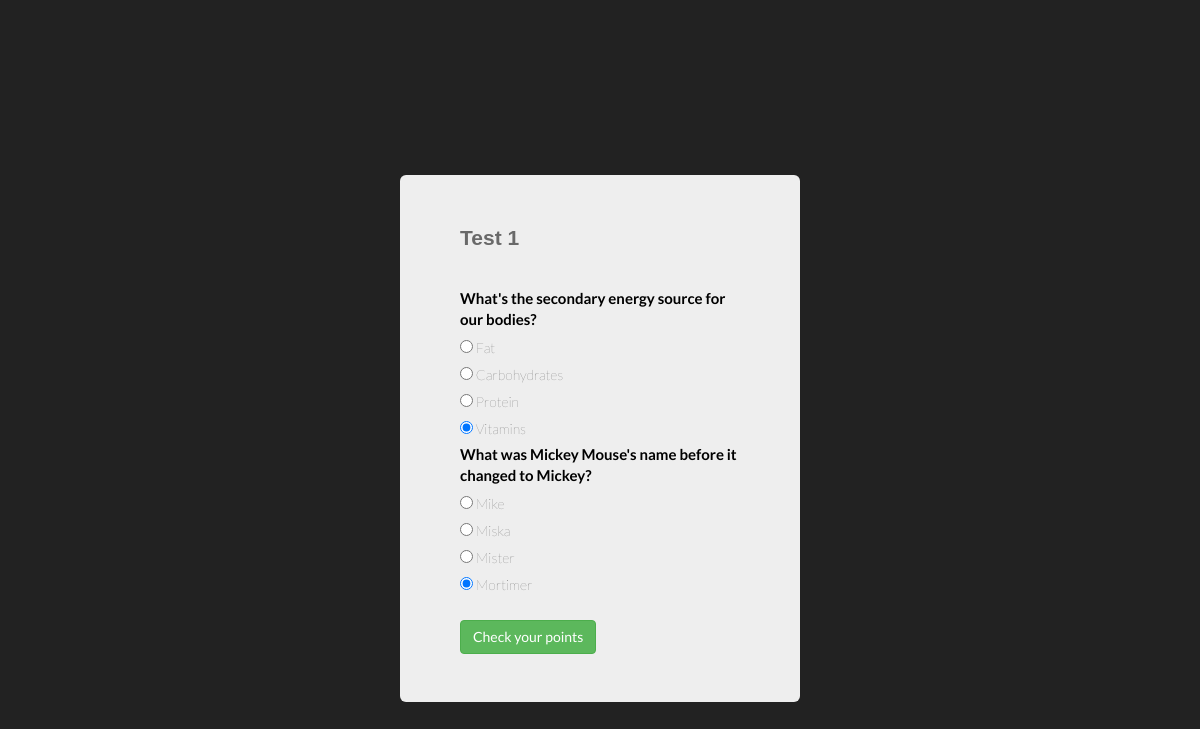
Screenshot of /polls/1/test/ with the database file from the repository.
### polls/models.py (models this page shows, shortened)
class Quiz(models.Model):
    name = models.CharField(max_length=255)
    difficulty_id = models.ForeignKey(Difficulty)

class Question(models.Model):
    question_text = models.CharField(max_length=200)
    pub_date = models.DateTimeField('date published')
    quiz_id = models.ForeignKey(Quiz)

class Choice(models.Model):
    question = models.ForeignKey(Question, on_delete=models.CASCADE)
    choice_text = models.CharField(max_length=200)
    votes = models.IntegerField(default=0)
    is_correct = models.ForeignKey(Boolean, default = 2)

### polls/views.py (the view)
# urls.py: url(r'^(?P<quiz_id>[0-9]+)/test/$', views.take_test, name='test'),
def take_test(request, quiz_id):
    quiz = get_object_or_404(Quiz, pk=quiz_id)
    questions = Question.objects.filter(quiz_id = quiz.id)
    logger = logging.getLogger(__name__)
    logger.error('Something went wrong!')
    return render(request, 'test.html', {'questions': questions, 'quiz': quiz})

### polls/templates/test.html (shortened to what this page needs)
<!DOCTYPE html>
<html lang="en">
<head>
    <link href="//maxcdn.bootstrapcdn.com/bootstrap/3.2.0/css/bootstrap.min.css" rel="stylesheet">
    {% load static %}
    <link rel="stylesheet" href="{% static 'radiobuttons.css' %}">
</head>
<body>
    <div class="container">
        <header class="jumbotron hero-spacer">
            <p id="quiz_name">{{ quiz.name }}</p><br>
            <form action="{% url 'polls:results' quiz.id %}" method="post">
            {% for question in questions %}
                <label class="question" for="question{{ forloop.counter }}">{{ question.question_text}}</label><br />
                <fieldset id="{{ question.id }}">
                {% for choice in question.choice_set.all %}
                    <input type="radio" id="question{{ forloop.counter }}" value="{{ choice.id }}" name="{{ question.id }}" checked="checked"/>
                    <label class="choice_label" for="choice{{ forloop.counter }}">{{ choice.choice_text}}</label><br />
                {% endfor %}
                </fieldset>
            {% endfor %}
            <br>
            <input type="submit" class="btn btn-success" value="Check your points" />
            </form>
        </header>
    </div>
</body>
</html>

### polls/static/radiobuttons.css (style rules this page uses)
body, html { height: 100%; background: #222222; font-family: 'Lato', sans-serif; }
.container { display: block; position: absolute; margin: auto; height: 450px; width: 400px; bottom: 0; left: 0; right: 0; top: 0; padding: 0; }
#quiz_name { font-weight: bold; font-family: sans-serif; color: dimgray; }
.question { font-weight:bold; color:black; font-size: 15px; }
.choice_label { font-weight: 100; }

### rows the page displays
Quiz: name "Test 1"
Question: question_text "What's the secondary energy source for our bodies?"
Choice: choice_text "Fat"
Choice: choice_text "Carbohydrates"
Choice: choice_text "Protein"
Choice: choice_text "Vitamins"
Question: question_text "What was Mickey Mouse's name before it changed to Mickey?"
Choice: choice_text "Mike"
Choice: choice_text "Miska"
Choice: choice_text "Mister"
Choice: choice_text "Mortimer"
